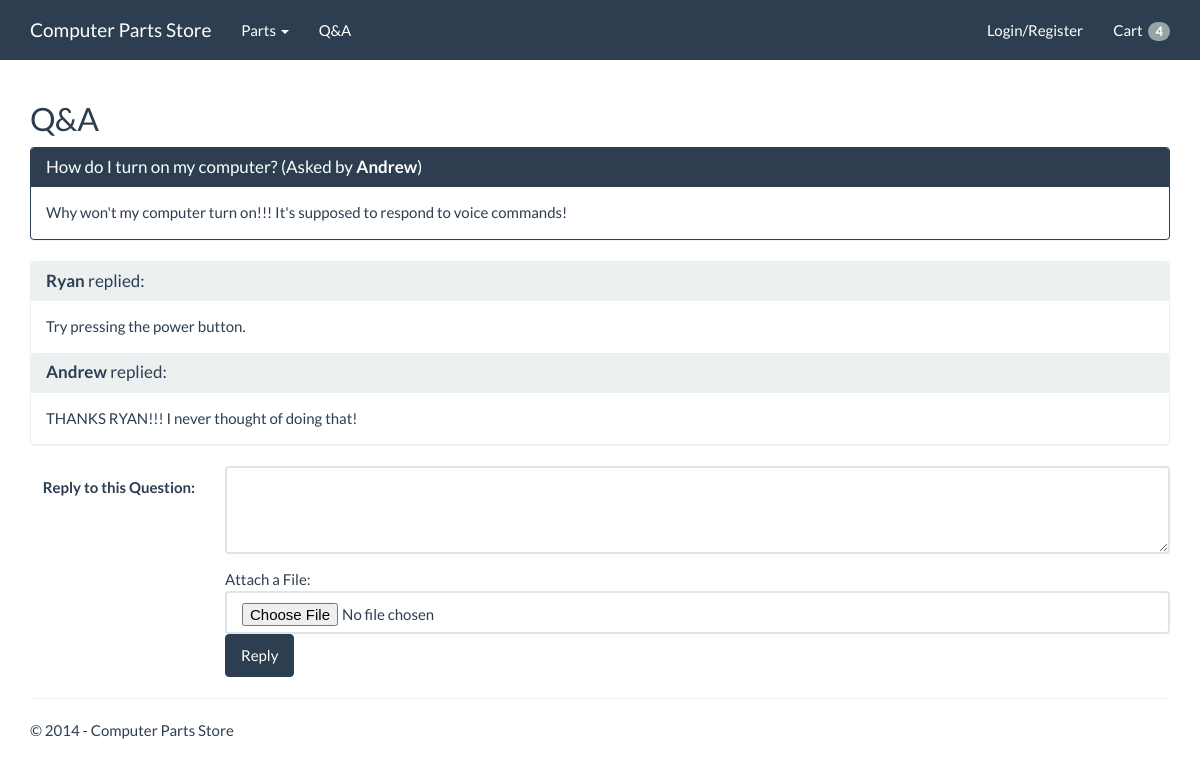
/partstore/question.php?question=1, run on the app's committed database.
### tables this page shows
CREATE TABLE IF NOT EXISTS `questions` (
  `id` int(11) NOT NULL AUTO_INCREMENT,
  `question_title` varchar(300) NOT NULL,
  `question` varchar(2000) DEFAULT NULL,
  `asked_by` varchar(30) NOT NULL,
  `replies` int(10) NOT NULL DEFAULT '0',
  PRIMARY KEY (`id`),
  UNIQUE KEY `id_UNIQUE` (`id`)
);

CREATE TABLE IF NOT EXISTS `answers` (
  `id` int(11) unsigned NOT NULL AUTO_INCREMENT,
  `question_id` int(10) unsigned NOT NULL,
  `answer` varchar(2000) DEFAULT NULL,
  `answered_by` varchar(30) NOT NULL,
  PRIMARY KEY (`id`,`question_id`)
);

### partstore/question.php (the view, shortened to what this page needs)
<?php
if(!empty($_GET['question'])) {
	$question_number = $_GET['question'];
}
$q = "SELECT * FROM questions" . " WHERE id=" . $question_number;
$r = mysqli_query ($dbc, $q) or trigger_error("Query: $q\n<br />MySQL Error: " . mysqli_error($dbc));
while($row = mysqli_fetch_array($r))
{  	$questions[] = $row;  }
$q = "SELECT * FROM answers" . " WHERE question_id=" . $question_number;
$r = mysqli_query ($dbc, $q) or trigger_error("Query: $q\n<br />MySQL Error: " . mysqli_error($dbc));
while($row = mysqli_fetch_array($r))
{  	$replies[] = $row;  }
function displayQuestion($questions) {
	foreach ($questions as &$question) {
		echo '<div class="panel-heading">'
			 . '<h3 class="panel-title">' . $question['question_title'] . ' (Asked by <strong>' . $question['asked_by'] . '</strong>)</h3>'
			 . '</div>'
			 . '<div class="panel-body">' . $question['question'] . '</div>';
	}
}
function displayReplies($replies) {
	foreach ($replies as &$reply) {
		echo '<div class="panel-heading">'
			 . '<h3 class="panel-title"><strong>' . $reply['answered_by'] . '</strong> replied:</h3>'
			 . '</div>'
			 . '<div class="panel-body">' . $reply['answer'] . '</div>';
	}
}
?>
<html>
<head>
    <link href="css/bootstrap.min.css" rel="stylesheet"/>
	<link href="css/style.css" rel="stylesheet"/>
</head>
<body>
    <div class="navbar navbar-default navbar-fixed-top">
        <div class="container">
            <div class="navbar-header">
                <a class="navbar-brand" href="index.php">Computer Parts Store</a>
            </div>
            <div class="navbar-collapse collapse navbar-responsive-collapse">
                <ul class="nav navbar-nav">
                    <li class="dropdown">
						<a href="#" class="dropdown-toggle" data-toggle="dropdown">Parts <b class="caret"></b></a>
					</li>
					<li><a href="questions.php">Q&amp;A</a></li>
                </ul>
				<ul class="nav navbar-nav navbar-right">
					<?php
					echo '</li><li>';
					if(isset($_SESSION['firstName'])) {
						echo '<a href="logout.php">Log Out</a>';
					} else {
						echo '<a href="loginregister.php">Login/Register</a>';
					}
					echo '</li>';
					?>
					<li><a href="cart.php">Cart &nbsp;<span class="badge">4</span></a></li>
				</ul>
            </div>
        </div>
    </div>
	<div class="container body-content">
		<h2>Q&amp;A</h2>
		<div class="panel panel-primary">
			<?php displayQuestion($questions); ?>
		</div>
		<div class="panel panel-default">
			<?php displayReplies($replies); ?>
		</div>
		<?php echo '<form class="form-horizontal" id="questionReplyForm" action="question.php?question='.$_GET['question'].'" method="post">'; ?>
			<div class="form-group">
				<label for="questionReply" class="col-md-2 control-label">Reply to this Question:</label>
				<div class="col-md-10">
					<textarea class="form-control" rows="3" id="questionReply" name="questionReply" maxlength="2000"></textarea>
				</div>
			</div>
			<div class="form-group">
				<div class="col-md-10 col-md-offset-2">
					Attach a File: <input type="file" class="form-control" name="file" size="25" />
					<button type="submit" class="btn btn-primary">Reply</button>
				</div>
			</div>
		</form>
		<hr />
		<footer>
			<p>&copy; 2014 - Computer Parts Store</p>
		</footer>
	</div>
</body>
</html>

### partstore/css/style.css (style rules this page uses)
.body-content { margin-top: 80px; }

### data on the page
questions: question_title "How do I turn on my computer?", asked_by "Andrew", question "Why won't my computer turn on!!! It's supposed to respond to voice commands!"
answers: answered_by "Ryan", answer "Try pressing the power button."
answers: answered_by "Andrew", answer "THANKS RYAN!!! I never thought of doing that!"
